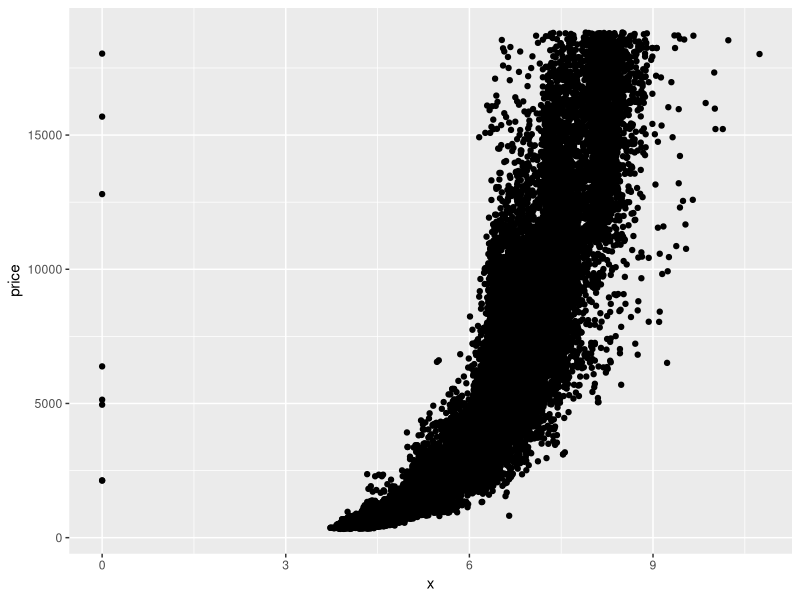
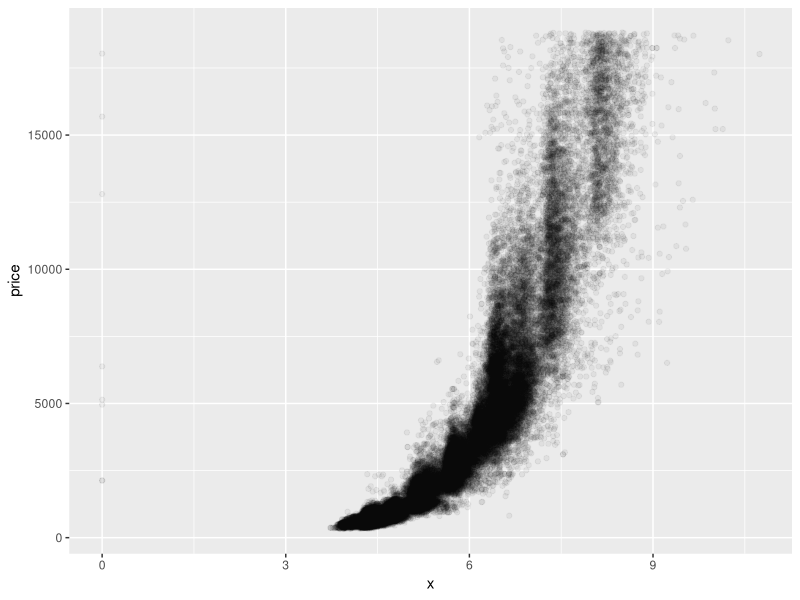
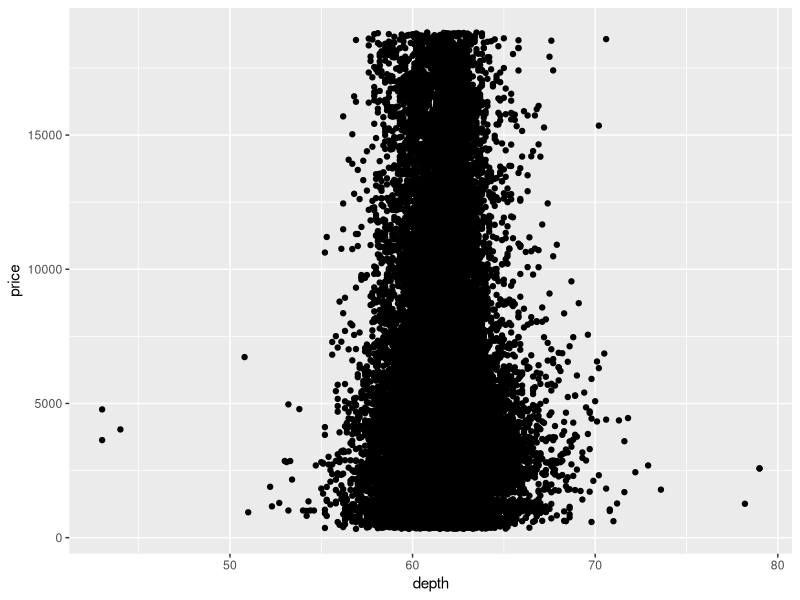
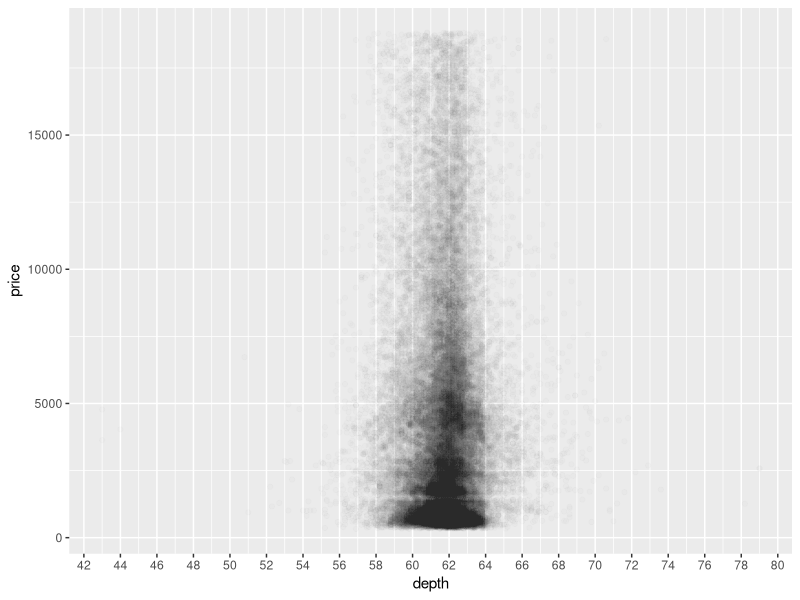
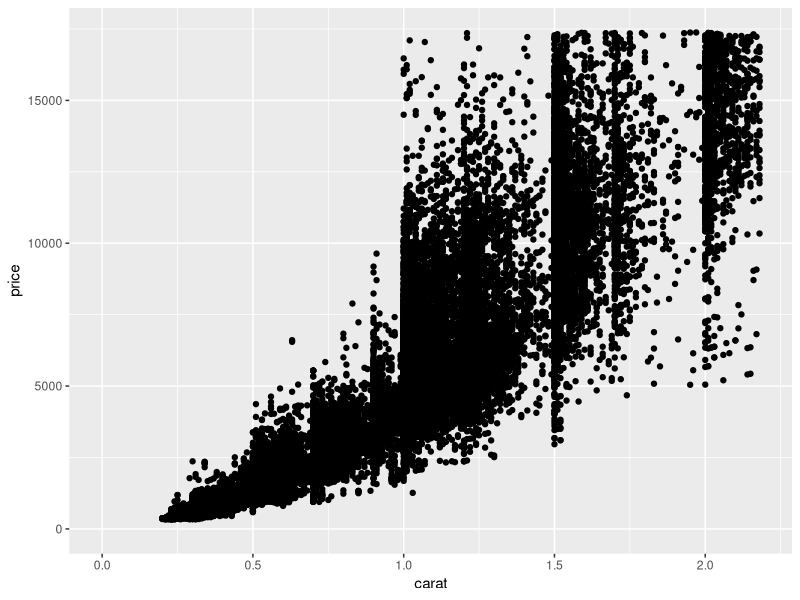
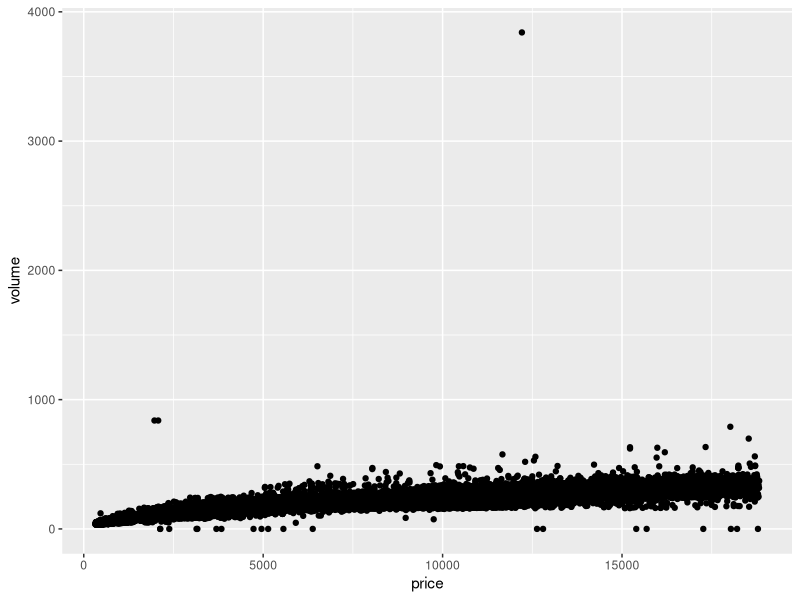

Here is the R script that generated these plots, in order: (Note: this script raises an error after producing the figures.)
## ---- chunk 1
library (tidyverse)

## ---- chunk 2
data(diamonds)
head(diamonds)
## ---- chunk 3
ggplot(diamonds) +
  geom_point(mapping = aes(x = x, y = price))

ggplot(diamonds) +
  geom_point(mapping = aes(x = x, y = price), alpha = 0.05)
## ---- chunk 4
with(diamonds, cor.test( price, x, method = "pearson"))
with(diamonds, cor.test( price, y, method = "pearson"))
with(diamonds, cor.test( price, z, method = "pearson"))

## ---- chunk 5

ggplot(diamonds) +
  geom_point(mapping = aes (x = depth, y = price))


## ---- chunk 6
ggplot(diamonds) +
  geom_point(mapping = aes (x = depth, y = price), alpha = 0.01) + 
    scale_x_continuous(breaks = seq(0,100, by = 2))
## ---- chunk 7
with(diamonds, cor.test(price, depth, method = "pearson"))
## ---- chunk 8
ggplot(data = diamonds,aes(x = carat, y = price)) + 
  xlim(0,quantile (diamonds$carat,0.99)) +
  ylim(0,quantile (diamonds$price,0.99)) +
  geom_point()
## ---- chunk 9
diamonds$volume <- diamonds$x*diamonds$y*diamonds$z

head(diamonds,3)
ggplot(data = diamonds, aes(x = price, y = volume)) +
  geom_point()
## ---- chunk 10

## ---- chunk 11
with(subset(diamonds, (volume > 0) & (volume <= 800)),cor.test(volume,price))
## ---- chunk 12
p1 <- ggplot(data = subset(diamonds, (volume > 0) & (volume <= 800)),
       aes(x = volume, y = price)) +
  geom_point() 

# Default smoother
p2 <- p1 + geom_smooth()

# looking at a linear fit,
p3 <- p1 + stat_smooth(method = "lm", formula = y ~ x, size = 1) + coord_cartesian(ylim = c(0,20000))

# Looking at polynimoal functions of order 2
p4 <- p1 + stat_smooth(method = "lm", formula = y ~ poly(x, 2), size = 1) + coord_cartesian(ylim = c(0,20000))

# Looking at polynimoal functions of order 3
p5 <- p1 + stat_smooth(method = "lm", formula = y ~ poly(x, 3), size = 1) + coord_cartesian(ylim = c(0,20000))

grid.arrange(p2,p3,p4,p5,ncol =2)
## ---- chunk 13
diamondsByClarity <- diamonds %>%
  group_by(clarity) %>%
  summarise(mean_price = mean(price), 
            median_price = median(price), 
            min_price = min(price), 
            max_price = max(price), 
            n= n())
diamondsByClarity
## ---- chunk 14
c1 <- ggplot(diamonds_mp_by_clarity, aes(x=clarity, y=mean_price, fill=clarity)) +
  geom_bar(stat = "identity", color = "black") +
  guides(fill = guide_legend(ncol=2, title.hjust=0.3))

c2 <- ggplot(diamonds_mp_by_color, aes(x=color, y=mean_price, fill=color)) +
  geom_bar(stat = "identity", color = "black") +
  guides(fill = guide_legend(ncol=2, title.hjust=0.4))

grid.arrange(c1, c2)
ggplot(diamonds_mp_by_cut, aes(x = cut, y = mean_price, fill= cut)) +
  geom_bar(stat = "identity", color = "black") 
diamonds_by_clarity <- group_by(diamonds, clarity)
diamonds_mp_by_clarity <- summarise(diamonds_by_clarity, mean_price = mean(price))

diamonds_by_color <- group_by(diamonds, color)
diamonds_mp_by_color <- summarise(diamonds_by_color, mean_price = mean(price))

## ---- chunk 15

